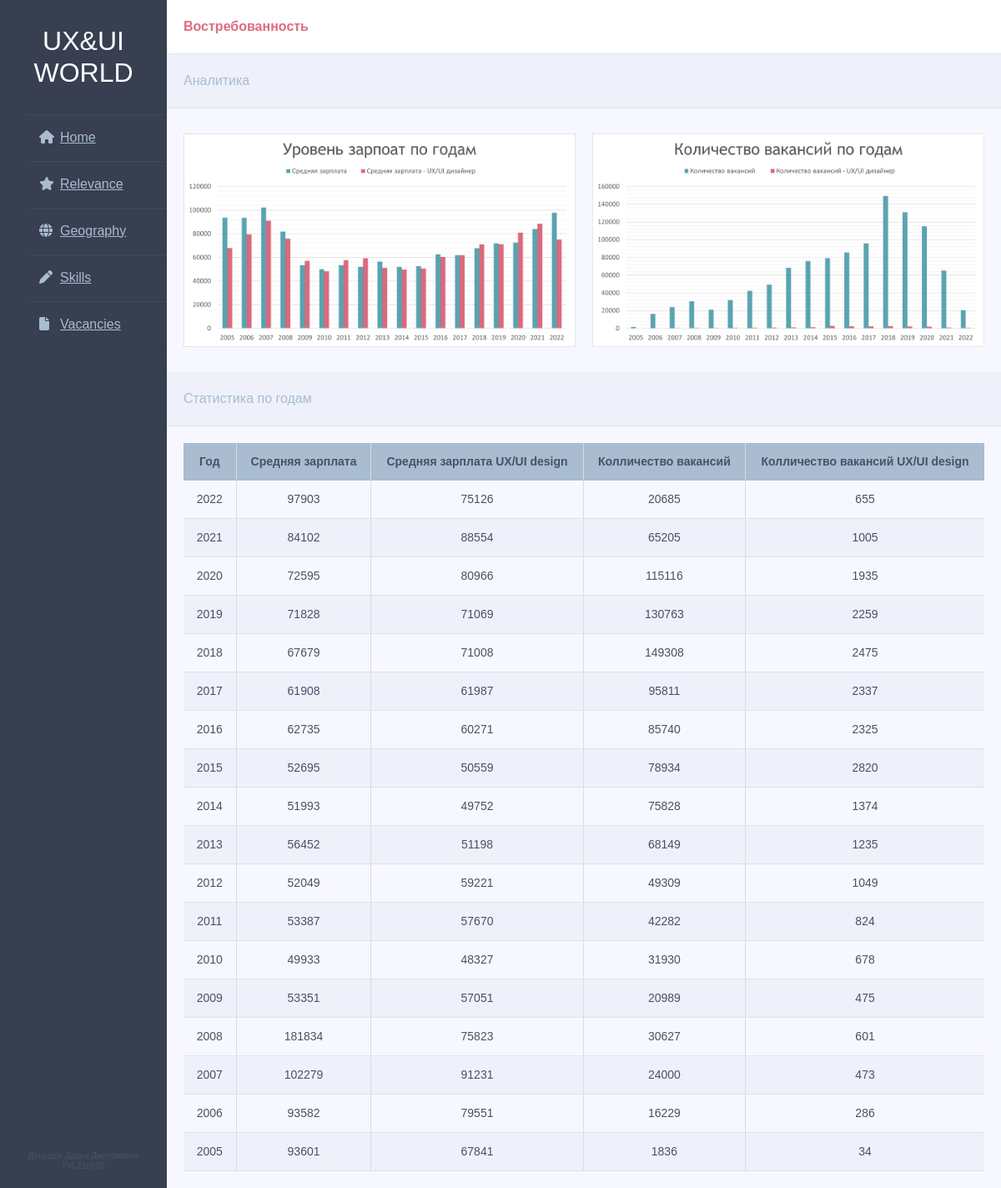
/relevance, run on the app's committed database.
### UX_UI_design/models.py (models this page shows, shortened)
class Image(models.Model):
    name = models.CharField(max_length=100)
    image = models.ImageField(upload_to='static/djangoProject/img')

class Relevance(models.Model):
    year = models.IntegerField()
    average_salary = models.IntegerField()
    average_salary_prof = models.IntegerField()
    vacancy_count = models.IntegerField()
    vacancy_count_prof = models.IntegerField()

### UX_UI_design/views.py (the view)
# urls.py: path('relevance', relevance, name='relevance'),
def relevance(request):
    items = Relevance.objects.all().order_by('year').reverse()
    salary = Image.objects.get(name='Уровень зарплат по годам')
    vacancy = Image.objects.get(name='Количество вакансий по годам')
    return render(request, 'relevance.html', {'items': items, 'slary': salary, 'vacancy':vacancy})

### templates/relevance.html (shortened to what this page needs)
{% extends 'layout.html' %}
{% block name %}Востребованность{% endblock %}
{% block content %}
    <div class="n">Аналитика</div>
    <div class="images">
        <img src="{{ slary.image.url }}" alt="" style="float: left">
        <img src="{{ vacancy.image.url }}" alt="" style="float: right">
    </div>
    <div class="n">Статистика по годам</div>
<table class="table">
	<thead>
		<tr>
            <th bgcolor=#cad4e0><center>Год</center></th>
            <th bgcolor="#cad4e0"><center>Средняя зарплата</center></th>
            <th bgcolor="#cad4e0"><center>Средняя зарплата UX/UI design</center></th>
            <th bgcolor="#cad4e0"><center>Колличество вакансий</center></th>
            <th bgcolor="#cad4e0"><center>Колличество вакансий UX/UI design</center></th>
		</tr>
	</thead>
	<tbody>
		{% for item in items %}
            <tr>
                <td><center>{{ item.year}}</center></td>
                <td><center> {{ item.average_salary }}</center></td>
                <td><center>{{ item.average_salary_prof }}</center></td>
                <td><center>{{ item.vacancy_count }}</center></td>
                <td><center>{{ item.vacancy_count_prof }}</center></td>
            </tr>
        {% endfor %}
	</tbody>
</table>
{% endblock %}

### templates/layout.html (shortened to what this page needs)
{% load static %}
<!DOCTYPE html>
<html lang="ru">
<head>
    <link rel="stylesheet" href="https://cdn.jsdelivr.net/npm/bootstrap@5.2.3/dist/css/bootstrap.min.css">
    <link rel="stylesheet" href="https://cdn.jsdelivr.net/npm/bootstrap-icons@1.10.2/font/bootstrap-icons.css">
</head>
<body>
<div class="wrapper">
    <div class="sidebar">
        <h2>UX&UI world</h2>
        <ul>
            <li><a href="{% url 'home' %}"><i class="fas fa-home"></i>Home</a></li>
            <li><a href="{% url 'relevance' %}"><i class="fas fa-solid fa-star"></i>Relevance</a></li>
            <li><a href="{% url 'geography' %}"><i class="fas fa-solid fa-globe"></i>Geography</a></li>
            <li><a href="{% url 'skills' %}"><i class="fas fa-solid fa-pen"></i>Skills</a></li>
            <li><a href="{% url 'recent vacancies' %}"><i class="fas fa-solid fa-file"></i>Vacancies</a></li>
        </ul>
        <div class="social_media">
            <h1>Деньщик Дарья Дмитриевна РИ-210950</h1>
        </div>
    </div>
    <div class="main_content">
        <div class="header" >{% block name %}{% endblock %}</div>
        <div class="header1">{% block name1 %}{% endblock %}</div>
            {% block content %}
            {% endblock %}
        </div>
    </div>
</body>
</html>

### data on the page
Image: image (picture)
Image: image (picture)
Relevance: year "2022", average_salary "97903", average_salary_prof "75126", vacancy_count "20685", vacancy_count_prof "655"
Relevance: year "2021", average_salary "84102", average_salary_prof "88554", vacancy_count "65205", vacancy_count_prof "1005"
Relevance: year "2020", average_salary "72595", average_salary_prof "80966", vacancy_count "115116", vacancy_count_prof "1935"
Relevance: year "2019", average_salary "71828", average_salary_prof "71069", vacancy_count "130763", vacancy_count_prof "2259"
Relevance: year "2018", average_salary "67679", average_salary_prof "71008", vacancy_count "149308", vacancy_count_prof "2475"
Relevance: year "2017", average_salary "61908", average_salary_prof "61987", vacancy_count "95811", vacancy_count_prof "2337"
Relevance: year "2016", average_salary "62735", average_salary_prof "60271", vacancy_count "85740", vacancy_count_prof "2325"
Relevance: year "2015", average_salary "52695", average_salary_prof "50559", vacancy_count "78934", vacancy_count_prof "2820"
Relevance: year "2014", average_salary "51993", average_salary_prof "49752", vacancy_count "75828", vacancy_count_prof "1374"
Relevance: year "2013", average_salary "56452", average_salary_prof "51198", vacancy_count "68149", vacancy_count_prof "1235"
Relevance: year "2012", average_salary "52049", average_salary_prof "59221", vacancy_count "49309", vacancy_count_prof "1049"
Relevance: year "2011", average_salary "53387", average_salary_prof "57670", vacancy_count "42282", vacancy_count_prof "824"
Relevance: year "2010", average_salary "49933", average_salary_prof "48327", vacancy_count "31930", vacancy_count_prof "678"
Relevance: year "2009", average_salary "53351", average_salary_prof "57051", vacancy_count "20989", vacancy_count_prof "475"
Relevance: year "2008", average_salary "181834", average_salary_prof "75823", vacancy_count "30627", vacancy_count_prof "601"
Relevance: year "2007", average_salary "102279", average_salary_prof "91231", vacancy_count "24000", vacancy_count_prof "473"
Relevance: year "2006", average_salary "93582", average_salary_prof "79551", vacancy_count "16229", vacancy_count_prof "286"
Relevance: year "2005", average_salary "93601", average_salary_prof "67841", vacancy_count "1836", vacancy_count_prof "34"
